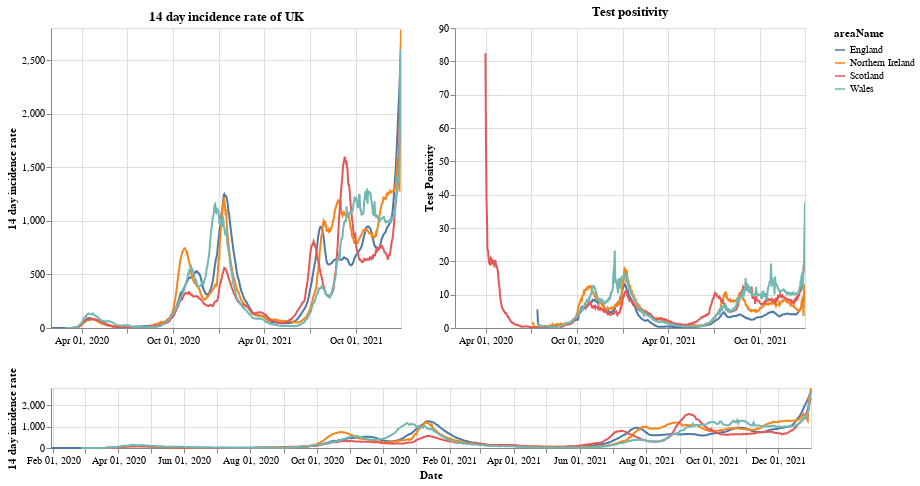

This figure's notebook cell:
### Markdown cell above
# Plots

First a plot with each country in the UK. The top right shows the positivity rate for (which is the percentage of registered tests which were positive) while the top left is the 14 day incidence rate. The bottom chart can be used to select the timeframe (does not work on a mobile device).

### Code cell
#collapse
brush = alt.selection(type='interval', name='DateBrush',encodings=['x'],fields=['Time'])
leg_selection = alt.selection_multi(fields=['areaName'], bind='legend')

base = alt.Chart(uk_cases).mark_line().encode(
    x=alt.X("yearmonthdate(date):T", axis=alt.Axis(title='Date')),
    y=alt.Y("twoWeeklyCasesRate:Q", axis=alt.Axis(title='14 day incidence rate')),
    tooltip=['areaName', 'date','twoWeeklyCasesRate', 'testPositivity'],
    color='areaName',
    opacity=alt.condition(leg_selection, alt.value(2), alt.value(0.1))
).add_selection(leg_selection).properties(width=350)

upper = base.encode(alt.X('yearmonthdate(date):T', axis=alt.Axis(title=''),
                         scale=alt.Scale(domain=brush))
                   ).properties(title=f'14 day incidence rate of UK')
upper_right = upper.encode(alt.Y('testPositivity:Q', axis=alt.Axis(title='Test Positivity'))).properties(title='Test positivity')
lower = base.properties(height=60, width = 760).add_selection(brush)

(upper | upper_right) & lower

### Figure 1 — Vega-Lite specification as saved in the notebook (floating-point values rounded to 4 significant figures; data arrays with more than 128 entries replaced by an {"elided": "..."} marker saying what was removed)
{"config": {"view": {"continuousWidth": 400, "continuousHeight": 300}}, "vconcat": [{"hconcat": [{"mark": "line", "encoding": {"color": {"type": "nominal", "field": "areaName"}, "opacity": {"condition": {"value": 2, "selection": "selector001"}, "value": 0.1}, "tooltip": [{"type": "nominal", "field": "areaName"}, {"type": "temporal", "field": "date"}, {"type": "quantitative", "field": "twoWeeklyCasesRate"}, {"type": "quantitative", "field": "testPositivity"}], "x": {"type": "temporal", "axis": {"title": ""}, "field": "date", "scale": {"domain": {"selection": "DateBrush"}}, "timeUnit": "yearmonthdate"}, "y": {"type": "quantitative", "axis": {"title": "14 day incidence rate"}, "field": "twoWeeklyCasesRate"}}, "selection": {"selector001": {"type": "multi", "fields": ["areaName"], "bind": "legend"}}, "title": "14 day incidence rate of UK", "width": 350}, {"mark": "line", "encoding": {"color": {"type": "nominal", "field": "areaName"}, "opacity": {"condition": {"value": 2, "selection": "selector001"}, "value": 0.1}, "tooltip": [{"type": "nominal", "field": "areaName"}, {"type": "temporal", "field": "date"}, {"type": "quantitative", "field": "twoWeeklyCasesRate"}, {"type": "quantitative", "field": "testPositivity"}], "x": {"type": "temporal", "axis": {"title": ""}, "field": "date", "scale": {"domain": {"selection": "DateBrush"}}, "timeUnit": "yearmonthdate"}, "y": {"type": "quantitative", "axis": {"title": "Test Positivity"}, "field": "testPositivity"}}, "selection": {"selector001": {"type": "multi", "fields": ["areaName"], "bind": "legend"}}, "title": "Test positivity", "width": 350}]}, {"mark": "line", "encoding": {"color": {"type": "nominal", "field": "areaName"}, "opacity": {"condition": {"value": 2, "selection": "selector001"}, "value": 0.1}, "tooltip": [{"type": "nominal", "field": "areaName"}, {"type": "temporal", "field": "date"}, {"type": "quantitative", "field": "twoWeeklyCasesRate"}, {"type": "quantitative", "field": "testPositivity"}], "x": {"type": "temporal", "axis": {"title": "Date"}, "field": "date", "timeUnit": "yearmonthdate"}, "y": {"type": "quantitative", "axis": {"title": "14 day incidence rate"}, "field": "twoWeeklyCasesRate"}}, "height": 60, "selection": {"selector001": {"type": "multi", "fields": ["areaName"], "bind": "legend"}, "DateBrush": {"type": "interval", "encodings": ["x"], "fields": ["Time"]}}, "width": 760}], "data": {"name": "data-d3b86c0aa3a44d77c4624f78640a3721"}, "$schema": "https://vega.github.io/schema/vega-lite/v4.8.1.json", "datasets": {"data-d3b86c0aa3a44d77c4624f78640a3721": {"elided": "2716 records"}}}
